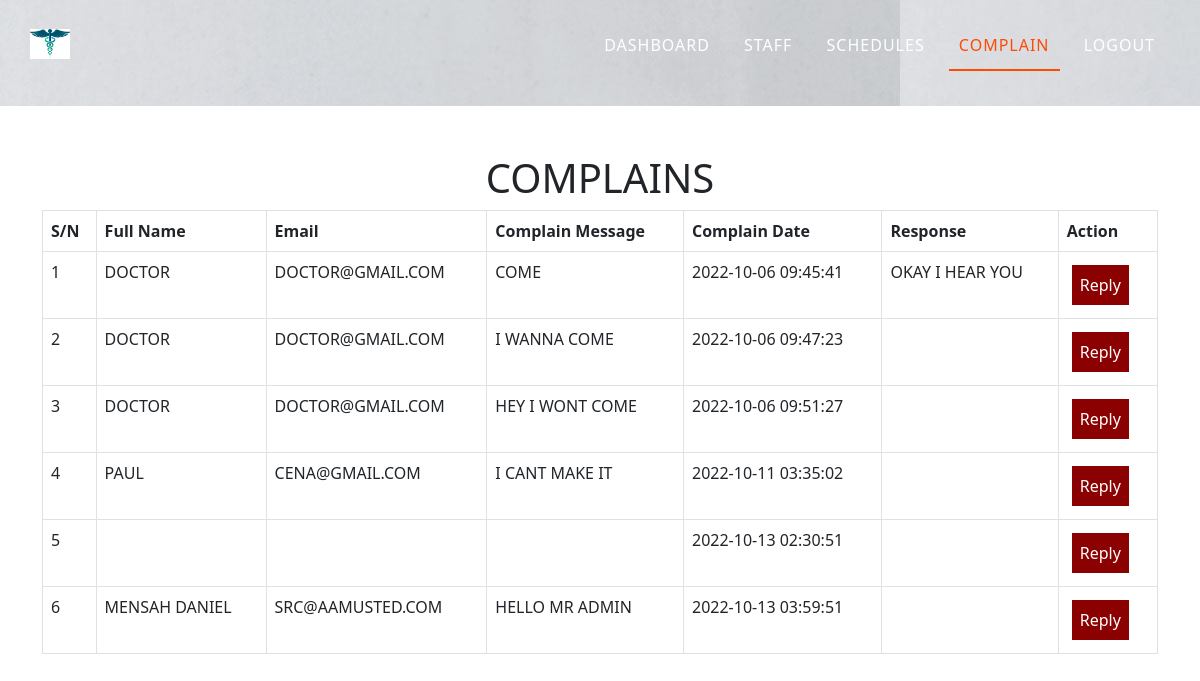
/accounts_list.php, run on the app's committed database.
### tables this page shows
CREATE TABLE `complains` (
  `complain_id` int(11) NOT NULL,
  `full_name` varchar(50) NOT NULL,
  `email` varchar(20) NOT NULL,
  `complain_msg` varchar(100) NOT NULL,
  `complain_date` timestamp NOT NULL DEFAULT current_timestamp(),
  `admin_response` varchar(100) NOT NULL,
  `status` int(11) NOT NULL
);

### accounts_list.php (the view, shortened to what this page needs)
<?php
    include 'config.php';
?>
<!DOCTYPE html>
<html lang="en">
<head>
    <link rel="stylesheet" href="https://cdn.jsdelivr.net/npm/bootstrap@5.2.0/dist/css/bootstrap.min.css">
    <link rel="stylesheet" href="../css/style.css">
  <link rel="stylesheet" href="https://cdnjs.cloudflare.com/ajax/libs/font-awesome/4.7.0/css/font-awesome.min.css">
</head>
<body>
  <header class="header-area" style="background-image: url('wat.jpg');">
        <div class="header-container">
            <div class="site-logo">
                <img src="log.jpg" height="30px;">
            </div>
           <div class="site-nav-menu">
                <ul class="primary-menu">
                    <li>
                    <a href="admin_index.php">Dashboard</a> </li>
                    <li><a  href="teacher.php">Staff</a></li>
                    <li><a  href="students.php">Schedules</a></li>
                    <li><a class="active" aria-current="page" href="accounts_list.php">Complain</a></li>
                    <li><a href="admin_login.php">LogOut</a></li>
                </ul>
            </div>
        </div>
    </header>
<div class = "container">
<div class = "row">
    <div class = "col-xl-12">
        <h1 class = "text-center pt-5"> COMPLAINS </h1>
        <table class="table table-bordered">
        <thead>
            <tr>
                <th>S/N</th>
                <th>Full Name</th>
                <th>Email</th>
                <th>Complain Message</th>
                <th>Complain Date</th>
                <th>Response</th>
                <th>Action</th>
            </tr>
        </thead>
        <tbody>
<?php
 $n=1;
$stmt=$db_conn->prepare('SELECT * FROM complains');
$stmt->execute();
if($stmt->rowCount()>0)
{
    while($row=$stmt->fetch(PDO::FETCH_ASSOC))
{
    extract($row);
?>
     <tr>
    <td><?php echo $n; ?></td>
    <td style="text-transform:uppercase;"><?php echo $row['full_name']; ?></td>
    <td style="text-transform:uppercase;"><?php echo $row['email']; ?></td>
     <td style="text-transform:uppercase;"><?php echo $row['complain_msg']; ?></td>
    <td style="text-transform:uppercase;"><?php echo $row['complain_date']; ?></td>
    <td style="text-transform:uppercase;"><?php echo $row['admin_response']; ?></td>
    <td>
    <div style="display:flex;">
            <form action="reply_update.php" method="POST" enctype="multipart">
            <button style="background: darkred; color: white; padding: 8px; border: none; margin: 5px;">Reply</button>
            </form>
                </div>
                </td>
        </tr>
            <?php
            $n++;
                }
            }
             else
          {
            ?>  <tr><td colspan="8">
                 <div class="not_registered" style="text-align: center;">
                 <b>No Student Registered</b>
                 </div><td><tr>
                        <?php
      }
      ?>
         </tbody>
    </table>
</body>
</html>

### accounts_list.php (style rules this page uses)
th, td { padding: 8px; text-align: left; border-bottom: 2px solid #ddd; }
.header-area { background: #142440; width: 100%; padding: 12px 30px; z-index: 999; }
.header-container { display: table; width: 100%; margin: auto; }
.site-logo { float: left; padding: 17px 0px; }
.site-nav-menu { float: right; }
.primary-menu { list-style: none; }
.primary-menu li { display: inline-block; margin: 21px 5px; }
.primary-menu a { color: #fff; position: relative; text-decoration: none; text-transform: uppercase; font-weight: 500; letter-spacing: 1px; padding: 15px 10px; transition: .5s; }
.primary-menu a:hover, .primary-menu .active { color:#ff4a04; }
.primary-menu li a:after { content: ""; position: absolute; width: 0%; height: 2px; background: #ff4a04; bottom: 0px; left: 0; transition: all .5s; }
.primary-menu li .active:after { width: 100%; }

### data on the page
complains: full_name "DOCTOR", email "DOCTOR@GMAIL.COM", complain_msg "COME", complain_date "2022-10-06 09:45:41", admin_response "OKAY I HEAR YOU"
complains: full_name "DOCTOR", email "DOCTOR@GMAIL.COM", complain_msg "I WANNA COME", complain_date "2022-10-06 09:47:23"
complains: full_name "DOCTOR", email "DOCTOR@GMAIL.COM", complain_msg "HEY I WONT COME", complain_date "2022-10-06 09:51:27"
complains: full_name "PAUL", email "CENA@GMAIL.COM", complain_msg "I CANT MAKE IT", complain_date "2022-10-11 03:35:02"
complains: complain_date "2022-10-13 02:30:51"
complains: full_name "MENSAH DANIEL", email "SRC@AAMUSTED.COM", complain_msg "HELLO MR ADMIN", complain_date "2022-10-13 03:59:51"
